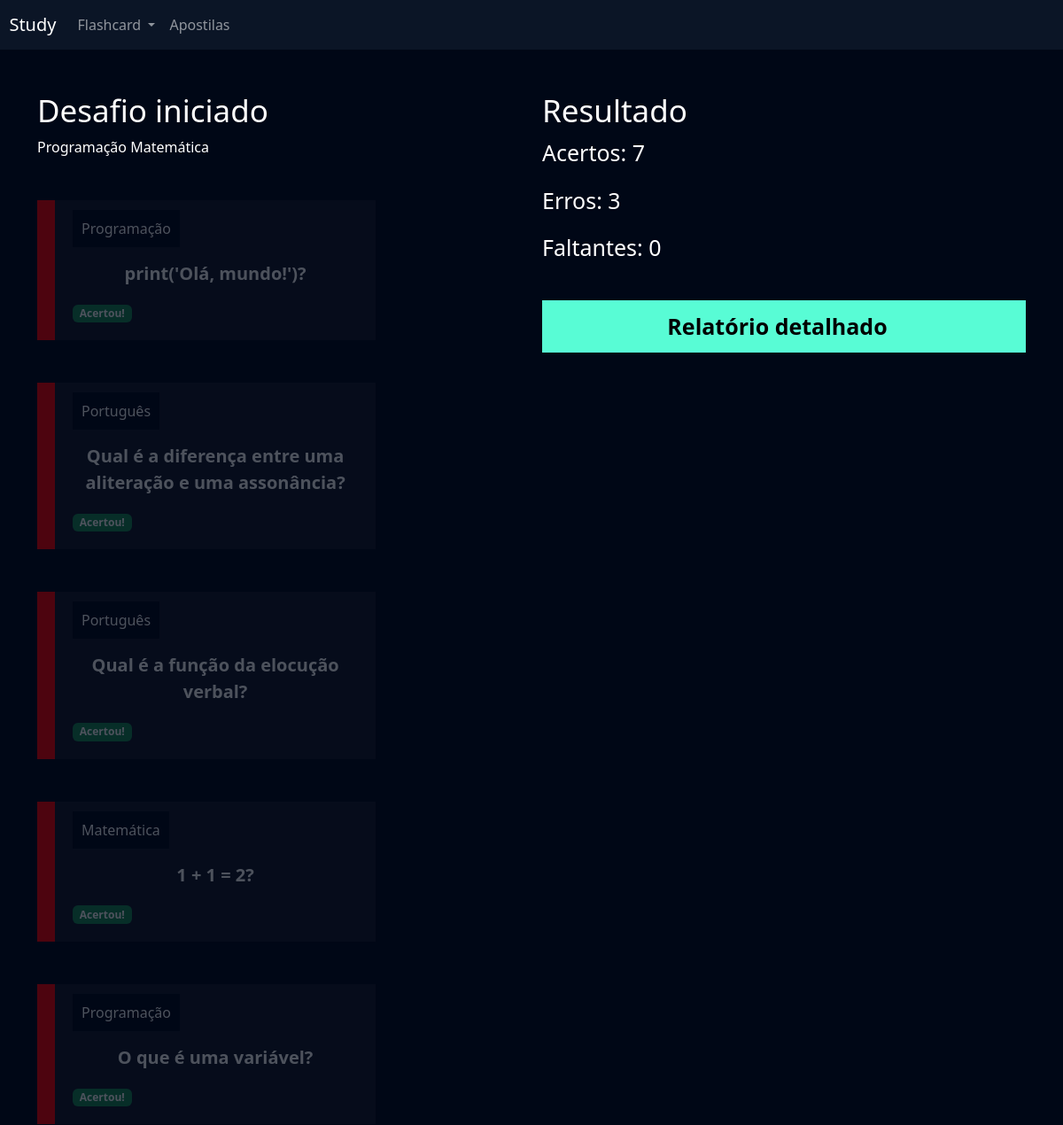
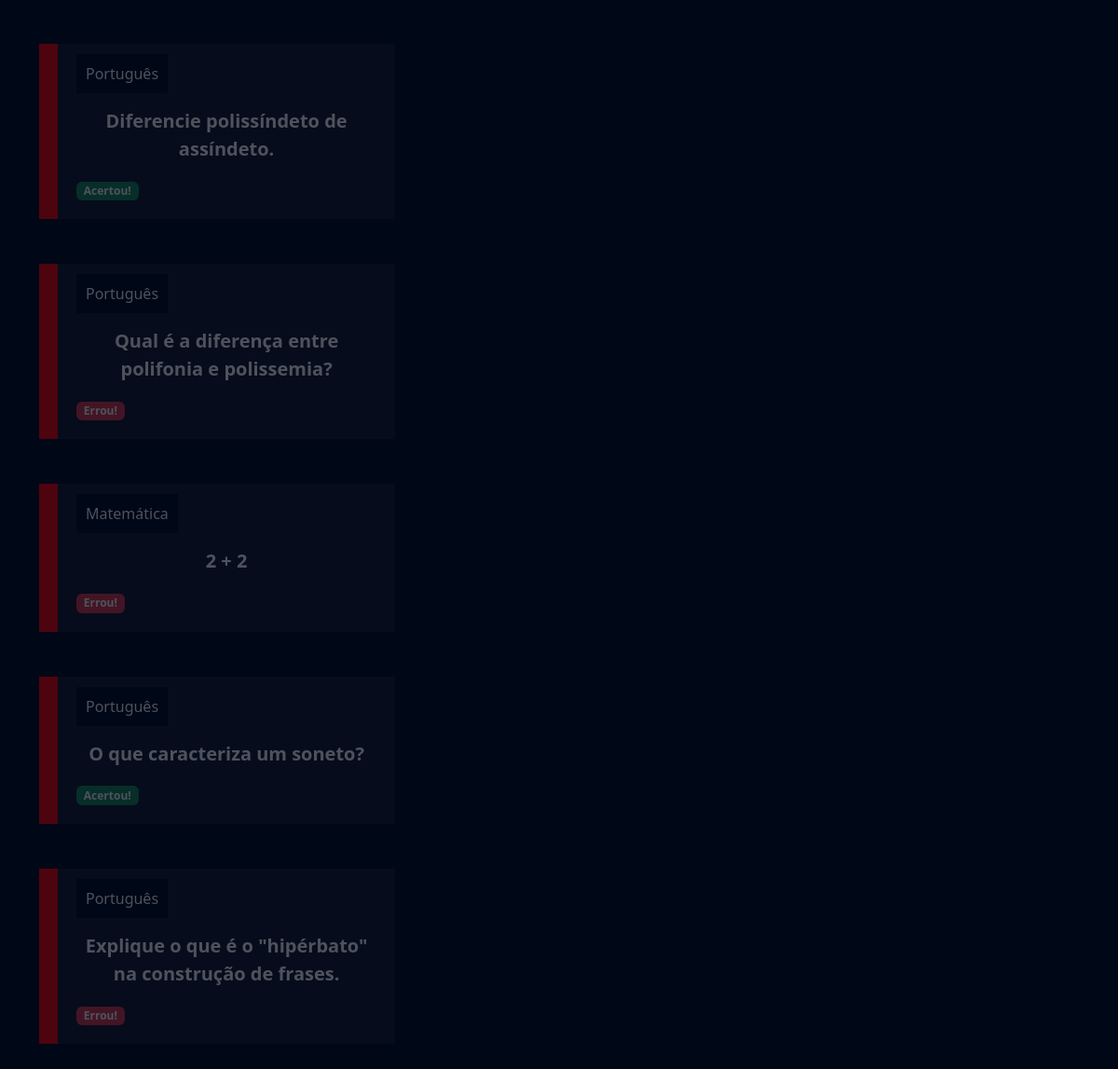
/flashcard/desafio/73, run on the app's committed database (2 pictures, top to bottom).
### flashcard/models.py (models this page shows, shortened)
class FlashcardDesafio(models.Model):
    flashcard = models.ForeignKey(Flashcard, on_delete=models.DO_NOTHING)
    respondido = models.BooleanField(default=False)
    acertou = models.BooleanField(default=False)

class Flashcard(models.Model):
    DIFICULDADE_CHOICES = (('D', 'Difícil'), ('M', 'Médio'), ('F', 'Fácil'))
    user = models.ForeignKey(User, on_delete=models.DO_NOTHING)
    pergunta = models.CharField(max_length=100)
    resposta = models.TextField()
    categoria = models.ForeignKey(Categoria, on_delete=models.DO_NOTHING)
    dificuldade = models.CharField(max_length=1, choices=DIFICULDADE_CHOICES)
    @property
    def css_dificuldade(self):
        if self.dificuldade == 'F':
            return 'flashcard-facil'
        elif self.dificuldade == 'M':
            return 'flashcard-medio'
        elif self.dificuldade == 'D':
            return 'flashcard-dificil'

class Categoria(models.Model):
    nome = models.CharField(max_length=20)
    def __str__(self):
        return self.nome

### flashcard/views.py (the view)
# urls.py: path('desafio/<int:id>', views.desafio, name='desafio'),
def desafio(request, id):
    desafio = Desafio.objects.get(id=id)
    if request.method == 'GET':
        acertos = desafio.flashcards.filter(
            respondido=True).filter(acertou=True).count()
        erros = desafio.flashcards.filter(
            respondido=True).filter(acertou=False).count()
        faltantes = desafio.flashcards.filter(respondido=False).count()
        return render(request, 'desafio.html', {'desafio': desafio, 'acertos': acertos, 'erros': erros, 'faltantes': faltantes})

### flashcard/templates/desafio.html (shortened to what this page needs)
{% extends "base.html" %}
{% load static %}
{% block 'cabecalho' %}
<link href="{% static 'usuarios/css/cadastro.css' %}" rel="stylesheet" />
<link href="{% static 'flashcard/css/novo_flashcard.css' %}" rel="stylesheet" />
<link href="{% static 'flashcard/css/iniciar_desafio.css' %}" rel="stylesheet" />
<link href="{% static 'flashcard/css/desafio.css' %}" rel="stylesheet" />
<link href="https://unpkg.com/boxicons@2.1.4/css/boxicons.min.css"rel="stylesheet"/>
{% endblock 'cabecalho' %}
{% block 'conteudo' %}
{% include "partials/header.html" %}
<div class="container">
  <br />
  <br />
  <div class="row">
    <div class="col-md">
      <h3 class="fonte-secundaria">Desafio iniciado</h3>
      <span class="badge-categoria">Programação</span>
      <span class="badge-categoria">Matemática</span>
      <br />
      <br />
      <br />
      {% for flash in desafio.flashcards.all %}
      <div class="box-new-flashcard {% if flash.respondido %} op2 {% endif %}">
          <div class="flashcard {{ flash.flashcard.css_dificuldade }}">
            <div class="flashcard-categoria">{{flash.flashcard.categoria}}</div>
            <br />
            <br />
            <div class="flashcard-box-item" onclick="flip_card({{flash.id}})">
              <p class="flashcard-item">{{flash.flashcard.pergunta}}</p>
            </div>
            {% if not flash.respondido %}
            <div class="responder">
              <a
                href="{% url 'responder_flashcard' flash.id %}?acertou=0&desafio_id={{desafio.id}}"
                ><i class="bx bxs-x-square icone-vermelho"></i></a>
              <a href="{% url 'responder_flashcard' flash.id %}?acertou=1&desafio_id={{desafio.id}}"
                ><i class="bx bxs-check-square icone-verde"></i
              ></a>
            </div>
            {% else %} {% if flash.acertou %}
            <span class="badge bg-success">Acertou!</span>
            {% else %}
            <span class="badge bg-danger">Errou!</span>
            {% endif %} {% endif %}
          </div>
      </div>
      <br />
      <br />
      {% endfor %}
    </div>
    <div class="col-md">
      <h3 class="fonte-secundaria">Resultado</h3>
      <p class="fonte-p">Acertos: {{acertos}}</p>
      <p class="fonte-p">Erros: {{erros}}</p>
      <p class="fonte-p">Faltantes: {{faltantes}}</p>
      <br />
      <a class="btn-cadastro btn-desafio" href="{% url 'relatorio' desafio.id %}">Relatório detalhado</a>
    </div>
  </div>
</div>
{% endblock 'conteudo' %}

### templates/static/geral/css/base.css (style rules this page uses)
:root { --main-color: #0b1526; --dark-color: #000716; --secondary-dark-color: rgb(15, 2, 26); --light-color: #00c1f3; --contrast-color: #f4c96b; --differential-color: #58fcd5; AULA 1 5 }
body { background-color: var(--dark-color) !important; color: white !important; }

### templates/static/usuarios/css/cadastro.css (style rules this page uses)
* { margin: 0; padding: 0; }
.btn-cadastro { padding: 10px; background-color: #58fcd5; border: none; border: 1px solid #58fcd5; font-size: 18px; font-weight: bold; AULA 1 6 padding-left: 25px; padding-right: 25px; }

### templates/static/flashcard/css/novo_flashcard.css (style rules this page uses)
.box-new-flashcard { width: 70%; margin: auto; }
.flashcard { background-color: rgba(255, 255, 255, 0.08); padding: 20px; }
.flashcard-box-item { text-align: center; }
.flashcard p { font-size: 20px; font-weight: bold; cursor: pointer; }
.flashcard-dificil { border-left: 20px solid #fe0000; }
.flashcard-categoria { background-color: var(--dark-color); display: inline; padding: 10px; }

### templates/static/flashcard/css/iniciar_desafio.css (style rules this page uses)
.fonte-secundaria { font-size: 35px; }

### templates/static/flashcard/css/desafio.css (style rules this page uses)
.box-new-flashcard { margin: 0; }
.op2 { opacity: 0.3; }
.fonte-p { font-size: 25px; }
.btn-desafio { width: 100% !important; color: black; text-decoration: none; display: block; text-align: center; font-size: 25px; }

### data on the page
FlashcardDesafio: flashcard.categoria "Programação", flashcard.pergunta "print('Olá, mundo!')?", respondido "Acertou!"
FlashcardDesafio: flashcard.categoria "Português", flashcard.pergunta "Qual é a diferença entre uma aliteração e uma assonância?", respondido "Acertou!"
FlashcardDesafio: flashcard.categoria "Português", flashcard.pergunta "Qual é a função da elocução verbal?", respondido "Acertou!"
FlashcardDesafio: flashcard.categoria "Matemática", flashcard.pergunta "1 + 1 = 2?", respondido "Acertou!"
FlashcardDesafio: flashcard.categoria "Programação", flashcard.pergunta "O que é uma variável?", respondido "Acertou!"
FlashcardDesafio: flashcard.categoria "Português", flashcard.pergunta "Diferencie polissíndeto de assíndeto.", respondido "Acertou!"
FlashcardDesafio: flashcard.categoria "Português", flashcard.pergunta "Qual é a diferença entre polifonia e polissemia?", respondido "Errou!"
FlashcardDesafio: flashcard.categoria "Matemática", flashcard.pergunta "2 + 2", respondido "Errou!"
FlashcardDesafio: flashcard.categoria "Português", flashcard.pergunta "O que caracteriza um soneto?", respondido "Acertou!"
FlashcardDesafio: flashcard.categoria "Português", flashcard.pergunta "Explique o que é o \"hipérbato\" na construção de frases.", respondido "Errou!"

### other printed values
{{ acertos }} "7"
{{ erros }} "3"
{{ faltantes }} "0"
